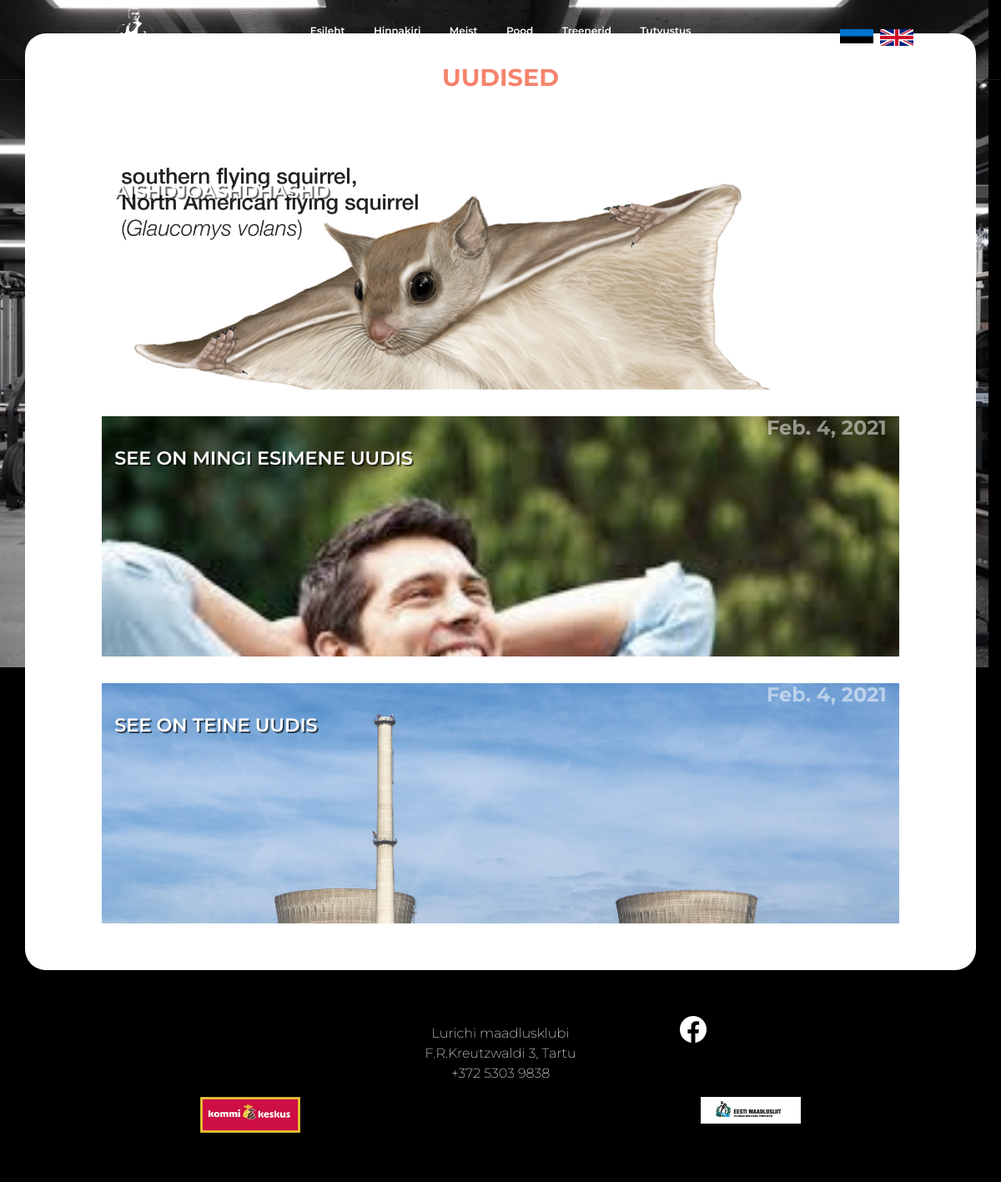
Screenshot of /blog/ with the database file from the repository.
### navbar/models.py (models this page shows, shortened)
class Navbar_lang(models.Model):
	lang = models.OneToOneField(Lang, on_delete=models.CASCADE)
	index = models.CharField(max_length=15, blank=True)
	hinnakiri = models.CharField(max_length=15, blank=True)
	meist = models.CharField(max_length=15, blank=True)
	pood = models.CharField(max_length=15, blank=True)
	treenerid = models.CharField(max_length=15, blank=True)
	tutvustus = models.CharField(max_length=15, blank=True)
	blog = models.CharField(max_length=15, blank=True)
	footer_info = models.TextField(blank=True)
	logo = models.ImageField()

class Lang(models.Model):
	lang = models.CharField(max_length=3, unique=True)
	flag = models.ImageField()

class Social_media(models.Model):
	url = models.CharField(max_length=999, blank=True)
	icon = models.CharField(max_length=20, blank=True)

class Toetaja(models.Model):
	url = models.CharField(max_length=999, blank=True)
	logo = models.ImageField(blank=True)

### blog/models.py (models this page shows, shortened)
class Blog_lang(models.Model):
	lang = models.OneToOneField(Lang, on_delete=models.CASCADE)
	bg = models.ImageField(blank=True)
	title = models.CharField(max_length=999, blank=True)
	tagasi = models.CharField(max_length=999, blank=True)

class Post(models.Model):
	tiitel = models.CharField(max_length=999, blank=True)
	pilt = models.ImageField(blank=True)
	sisu = models.TextField(blank=True)
	date = models.DateField(auto_now_add=True, blank=True)

### blog/views.py (the view)
# urls.py: 2. Add a URL to urlpatterns:  url(r'^blog/', include('blog.urls'))
def blog(request):
	if 'lang' not in request.session:
		request.session['lang'] = 'est'
	if bool(request.POST) == True:
		if request.POST['submit-btn'] == 'lang':
			request.session['lang'] = request.POST['langselect']
			return HttpResponseRedirect('/blog') #INDEX\i puhul '/'
	return render(request, 'blog.html', context={
		'contact':Contact.objects.all()[0],
		'navbar_lang':Navbar_lang.objects.get(lang=Lang.objects.get(lang=request.session['lang'])),
		'flags': Lang.objects.all(),
		'lang':Blog_lang.objects.get(lang=Lang.objects.get(lang=request.session['lang'])),
		'social_media': Social_media.objects.all(),
		'toetajad': Toetaja.objects.all(),
		'posts': Post.objects.all().order_by("-date")
		})

### templates/blog.html (shortened to what this page needs)
{% load static %}
{% include "navbar/navbar.html" %}
<link rel="stylesheet" type="text/css" href="{% static "hinnakiri.css" %}">
<div class="main">
	<div class="row sisu">
		<div class="container hinnakiri blog">
			<h1>{{ lang.title|upper }}</h1>
			<br>
			{% for post in posts %}
			<a href="/blog/{{ post.id }}">
			<div class="col-12 post" style="background-image: url({{ post.pilt.url }});">
				<h4>{{ post.date }}</h4>
				<h2>{{ post.tiitel|upper }}</h2>
			</div>
			</a>
			{% endfor %}
		</div>
	</div>
</div>
{% include "navbar/footer.html" %}

### templates/navbar/navbar.html (shortened to what this page needs)
{% load static %}
<!DOCTYPE html>
<html lang="en">
<head>
<link rel="stylesheet" href="https://maxcdn.bootstrapcdn.com/bootstrap/4.0.0/css/bootstrap.min.css">
<link rel="stylesheet" href="https://cdn.jsdelivr.net/npm/bootstrap-icons@1.3.0/font/bootstrap-icons.css">
<link rel="stylesheet" type="text/css" href="{% static 'all.css' %}">
</head>
<body>
<link rel="stylesheet" href="https://cdnjs.cloudflare.com/ajax/libs/font-awesome/4.7.0/css/font-awesome.min.css">
<div class="navbar">
	<div class="col-3">
		<a href="/" class="logo">
			<img src="{{ navbar_lang.logo.url }}">
		</a>
	</div>
	<div class="col-6 navigatsioon">
		<a href="/">{{ navbar_lang.index }}</a>
		<a href="/hinnakiri">{{ navbar_lang.hinnakiri }}</a>
		<a href="/meist">{{ navbar_lang.meist }}</a>
		<a href="/pood">{{ navbar_lang.pood }}</a>
		<a href="/treenerid">{{ navbar_lang.treenerid }}</a>
		<a href="/tutvustus">{{ navbar_lang.tutvustus }}</a>
		<a href="/blog">{{ navbar_lang.blog }}</a>
	</div>
	<div class="col-3">
		{% for flag in flags %}
			<div class="col-2 navbar-desktop__langs__item">
				<form method="POST"> {% csrf_token %}
					<button type="submit" name="submit-btn" value="lang" style="background-image: url('{{ flag.flag.url }}');">
					</button>
				</form>
			</div>
		{% endfor %}
	</div>
</div>

### templates/navbar/footer.html (shortened to what this page needs)
{% load static %}
<div class="container footer col-12">
	<div class="row">
		<div class="col-2"></div>
		<div class="col-2"></div>
		<div class="col-4 footer-info">
			<p>{{ navbar_lang.footer_info|linebreaks }}</p>
		</div>
		<div class="col-2 socials">
			{% for social in social_media %}
			<a href="{{ social.url }}" target="_blank"><i class="bi-{{ social.icon }}"></i></a>
			{% endfor %}
		</div>
		<div class="col-2"></div>
	</div>
	<div class="row toetajad">
		{% for toetaja in toetajad %}
		<div class="col">
		<a href="{{ toetaja.url }}" target="_blank">
			<img src="{{ toetaja.logo.url }}">
		</a>
		</div>
		{% endfor %}
	</div>
</div>
</body>
</html>

### static/all.css (style rules this page uses)
:root { --kontrast: #f36347; --kontrast-0: rgba(243, 99, 71, 0); --kontrast-50: rgba(243, 99, 71, .5); --kontrast-25: rgba(243, 99, 71, .25); --kontrast-10: rgba(243, 99, 71, .1); }
html { overflow-x: hidden; }
body { font-family: Montserrat; font-weight: 600; overflow-x: hidden; width: 100vw; background-color: black; }
.navbar { z-index: 10000; text-align: center; height: 12vh; width: 100vw; border-bottom: thin solid rgba(255,255,255,.1); transform: all .5s; transition: all .5s; }
.navbar a { color: white; text-decoration: none; margin-left: 1.25em; margin-right: 1.25em; font-size: .75em; transform: all .5s; transition: all .5s; border-bottom: solid 2px var(--kontrast-0); }
.navbar .logo img, .navbar .logo { max-width: 10vw; height: 10vh; }
.navbar-desktop__langs__item { display: inline-block; }
.navbar-desktop__langs__item button { padding: 0 0 0 0; border: none; width: 2.5em; height: 1.25em; background-size: cover; cursor: pointer; }
.main { display: block; width: 100vw; min-height: 87vh; margin-top: -12vh; background-position: fixed; z-index: -1; padding-left: 0 !important; padding-right: 0 !important; }
.footer { margin-top: 2em; background-color: black; color: white; padding-top: 1em; padding-bottom: 2em; }
.footer a { text-decoration: none; }
.footer .footer-info { text-align: center; font-weight: 250; }
.footer .socials a { color: white; font-size: 2em; transition: all .25s; }
.footer .toetajad a { text-decoration: none; }
.footer .toetajad img { width: 10vw; display: block; margin-left: auto; margin-right: auto; }

### static/hinnakiri.css (style rules this page uses)
.hinnakiri { margin-top: 15vh; padding-bottom: 3vh; background-color: white; border-radius: 25px; min-height: 75vh; text-align: center; padding-left: 7.5%; padding-right: 7.5%; }
.hinnakiri h3, .hinnakiri h1 { margin-top: 1.25em; margin-bottom: 1em; opacity: .8; font-size: 1.8em; font-weight: 700; color: var(--kontrast); }
.post { height: 18em; margin-bottom: 2em; background-size: cover; filter: saturate(75%); transition: all .5s; cursor: pointer; background-color: black; }
.blog a { text-decoration: none; }
.post h2 { text-align: left; color: white; text-shadow: 2px 2px rgba(0,0,0,.6); font-size: 1.4em; font-weight: 600; }
.post h4 { text-align: right; color: white; opacity: .5; font-weight: 700; }

### rows the page displays
Navbar_lang: logo (picture), index "Esileht", hinnakiri "Hinnakiri", meist "Meist", pood "Pood", treenerid "Treenerid", tutvustus "Tutvustus", footer_info "Lurichi maadlusklubi F.R.Kreutzwaldi 3, Tartu +372 5303 9838"
Lang: flag (picture)
Lang: flag (picture)
Blog_lang: title "UUDISED"
Post: pilt (picture), tiitel "AISHDJOASHDHASHD"
Post: pilt (picture), date "Feb. 4, 2021", tiitel "SEE ON MINGI ESIMENE UUDIS"
Post: pilt (picture), date "Feb. 4, 2021", tiitel "SEE ON TEINE UUDIS"
Toetaja: logo (picture)
Toetaja: logo (picture)
